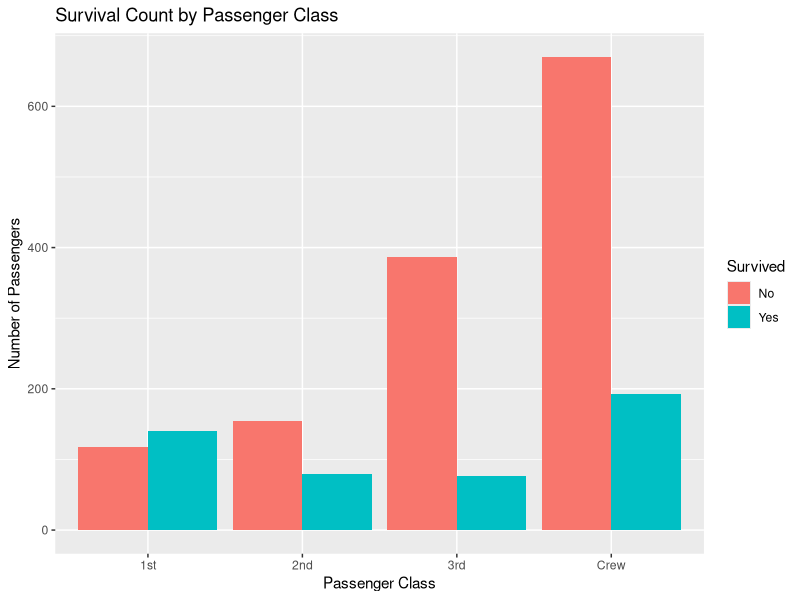
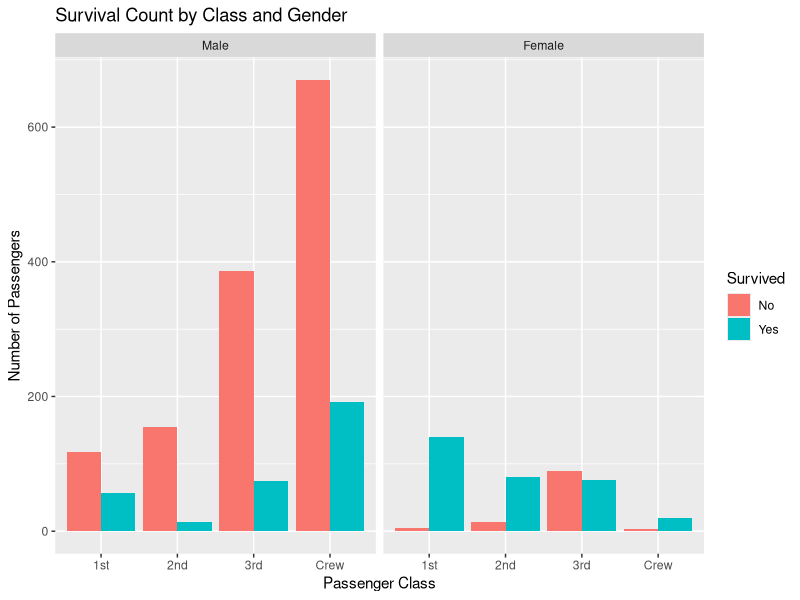
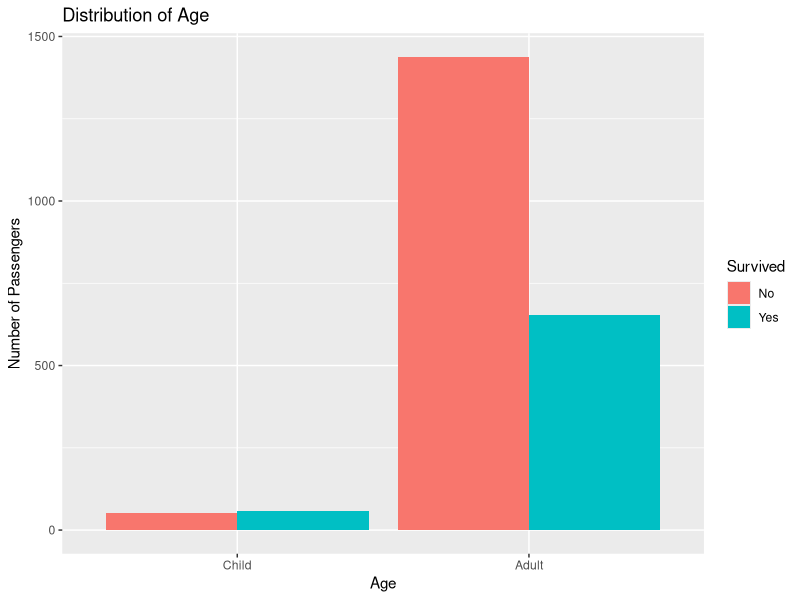

Here is the R script that generated these plots, in order:
data("Titanic")
titanic_df <- as.data.frame(Titanic)
library(ggplot2)

ggplot(titanic_df, aes(x=Class, y=Freq, fill=Survived)) +
  geom_bar(stat="identity", position="dodge") +
  ggtitle("Survival Count by Passenger Class") +
  ylab("Number of Passengers") +
  xlab("Passenger Class")
ggplot(titanic_df, aes(x=Class, y=Freq, fill=Survived)) +
  geom_bar(stat="identity", position="dodge") +
  facet_wrap(~Sex) +
  ggtitle("Survival Count by Class and Gender") +
  ylab("Number of Passengers") +
  xlab("Passenger Class") 
ggplot(titanic_df, aes(x=Age, weight=Freq, fill=Survived)) +
  geom_histogram(stat="count", position="dodge") +
  ggtitle("Distribution of Age") +
  xlab("Age") +
  ylab("Number of Passengers")

